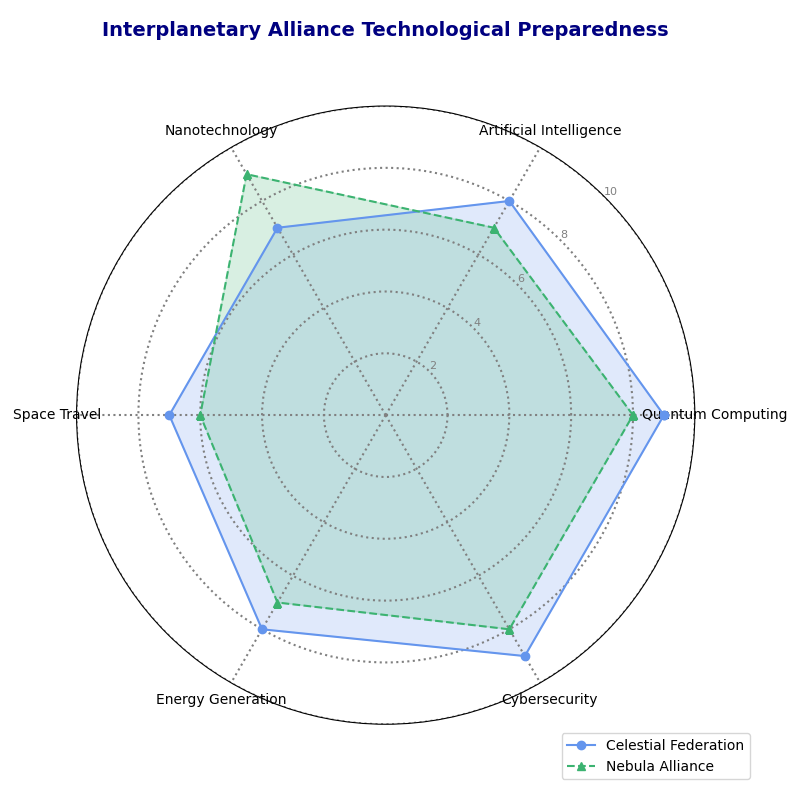

Recreate this plot in Python.
import numpy as np
import matplotlib.pyplot as plt
from math import pi

domains = [
    'Quantum Computing', 'Artificial Intelligence', 'Nanotechnology',
    'Space Travel', 'Energy Generation', 'Cybersecurity'
]

civilization_1 = [9, 8, 7, 7, 8, 9]  # Celestial Federation
civilization_3 = [8, 7, 9, 6, 7, 8]  # Nebula Alliance

data = np.vstack([civilization_1, civilization_3])
civilizations = ['Celestial Federation', 'Nebula Alliance']
num_domains = len(domains)
angles = np.linspace(0, 2 * np.pi, num_domains, endpoint=False).tolist()

def create_radar_chart(ax, data, categories, labels):
    angles_with_closure = angles + angles[:1]
    marker_types = ['o', '^']
    line_styles = ['-', '--']
    new_colors = ['cornflowerblue', 'mediumseagreen']  # New set of colors
    for i, group in enumerate(data):
        values = np.append(group, group[0])
        ax.plot(angles_with_closure, values, linestyle=line_styles[i], marker=marker_types[i], 
                label=labels[i], color=new_colors[i])
        ax.fill(angles_with_closure, values, color=new_colors[i], alpha=0.2)
    plt.xticks(angles, categories, size=10, color='black')
    ax.set_rlabel_position(45)
    plt.yticks([2, 4, 6, 8, 10], ["2", "4", "6", "8", "10"], color="grey", size=8)
    plt.ylim(0, 10)

def main():
    fig, ax = plt.subplots(figsize=(8, 8), subplot_kw=dict(polar=True))
    create_radar_chart(ax, data, domains, civilizations)
    plt.title("Interplanetary Alliance Technological Preparedness", 
              size=14, color='navy', y=1.1, fontweight='bold')
    plt.legend(loc='lower right', bbox_to_anchor=(1.1, -0.1))
    ax.grid(color='grey', linestyle=':', linewidth=1.5)
    plt.tight_layout()
    plt.show()

main()
